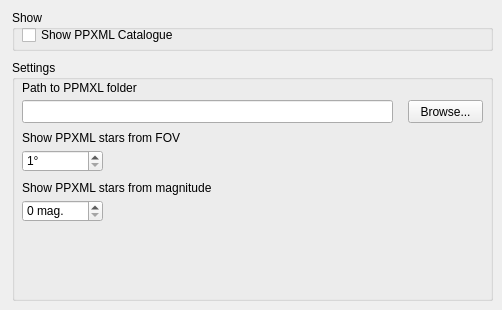
     <widget class="QWidget" name="page_3">
      <widget class="QGroupBox" name="groupBox_7">
       <property name="geometry">
        <rect>
         <x>12</x>
         <y>60</y>
         <width>481</width>
         <height>241</height>
        </rect>
       </property>
       <property name="title">
        <string>Settings</string>
       </property>
       <widget class="QLabel" name="label_49">
        <property name="geometry">
         <rect>
          <x>10</x>
          <y>20</y>
          <width>181</width>
          <height>16</height>
         </rect>
        </property>
        <property name="text">
         <string>Path to PPMXL folder</string>
        </property>
       </widget>
       <widget class="QLineEdit" name="lineEdit_2">
        <property name="geometry">
         <rect>
          <x>10</x>
          <y>40</y>
          <width>371</width>
          <height>23</height>
         </rect>
        </property>
       </widget>
       <widget class="QPushButton" name="pushButton_17">
        <property name="geometry">
         <rect>
          <x>396</x>
          <y>40</y>
          <width>75</width>
          <height>23</height>
         </rect>
        </property>
        <property name="text">
         <string>Browse...</string>
        </property>
       </widget>
       <widget class="QDoubleSpinBox" name="doubleSpinBox_26">
        <property name="geometry">
         <rect>
          <x>10</x>
          <y>90</y>
          <width>81</width>
          <height>22</height>
         </rect>
        </property>
        <property name="suffix">
         <string>°</string>
        </property>
        <property name="decimals">
         <number>0</number>
        </property>
        <property name="minimum">
         <double>1.000000000000000</double>
        </property>
        <property name="maximum">
         <double>45.000000000000000</double>
        </property>
       </widget>
       <widget class="QLabel" name="label_50">
        <property name="geometry">
         <rect>
          <x>10</x>
          <y>120</y>
          <width>191</width>
          <height>16</height>
         </rect>
        </property>
        <property name="text">
         <string>Show PPXML stars from magnitude</string>
        </property>
       </widget>
       <widget class="QDoubleSpinBox" name="doubleSpinBox_27">
        <property name="geometry">
         <rect>
          <x>10</x>
          <y>140</y>
          <width>81</width>
          <height>22</height>
         </rect>
        </property>
        <property name="suffix">
         <string> mag.</string>
        </property>
        <property name="decimals">
         <number>0</number>
        </property>
        <property name="minimum">
         <double>0.000000000000000</double>
        </property>
        <property name="maximum">
         <double>99.000000000000000</double>
        </property>
       </widget>
       <widget class="QLabel" name="label_51">
        <property name="geometry">
         <rect>
          <x>10</x>
          <y>70</y>
          <width>171</width>
          <height>16</height>
         </rect>
        </property>
        <property name="text">
         <string>Show PPXML stars from FOV</string>
        </property>
       </widget>
      </widget>
      <widget class="QGroupBox" name="groupBox_10">
       <property name="geometry">
        <rect>
         <x>12</x>
         <y>10</y>
         <width>481</width>
         <height>41</height>
        </rect>
       </property>
       <property name="title">
        <string>Show</string>
       </property>
       <widget class="QCheckBox" name="showPPXMLCheckBox">
        <property name="geometry">
         <rect>
          <x>10</x>
          <y>15</y>
          <width>271</width>
          <height>20</height>
         </rect>
        </property>
        <property name="text">
         <string>Show PPXML Catalogue</string>
        </property>
       </widget>
      </widget>
     </widget>
